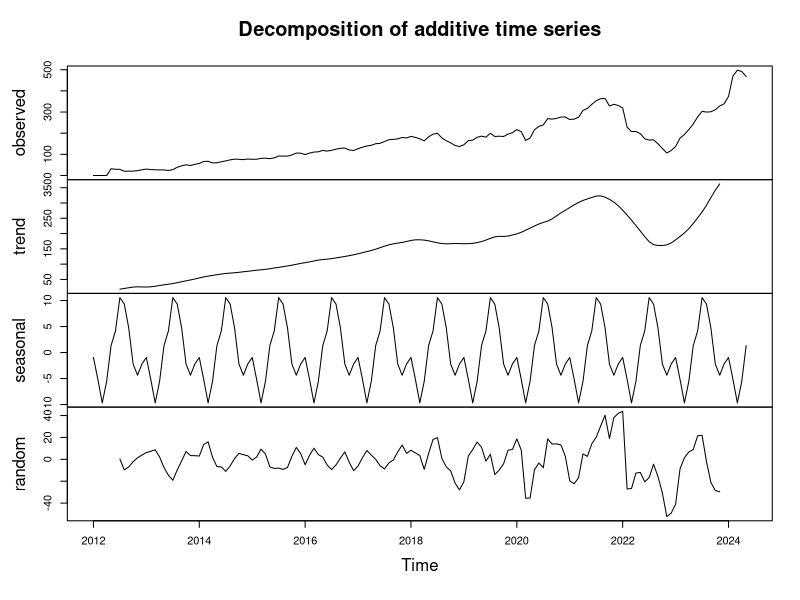
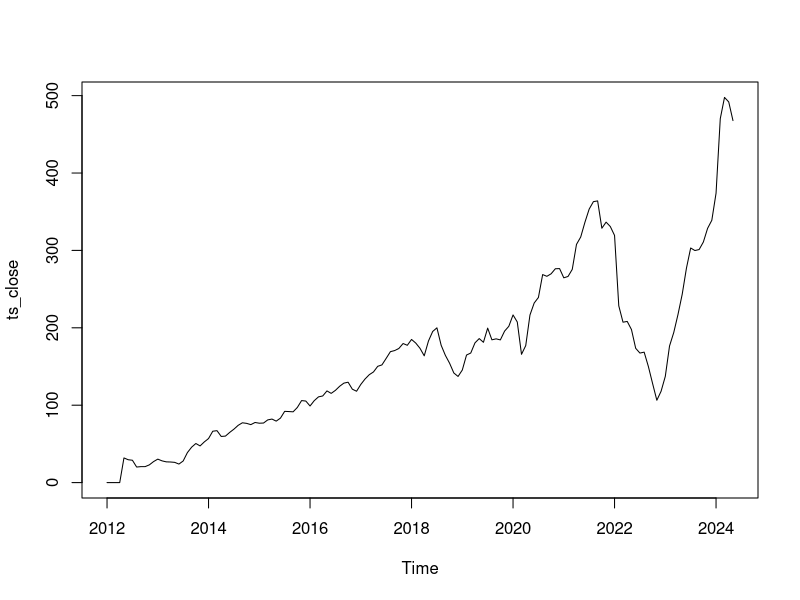
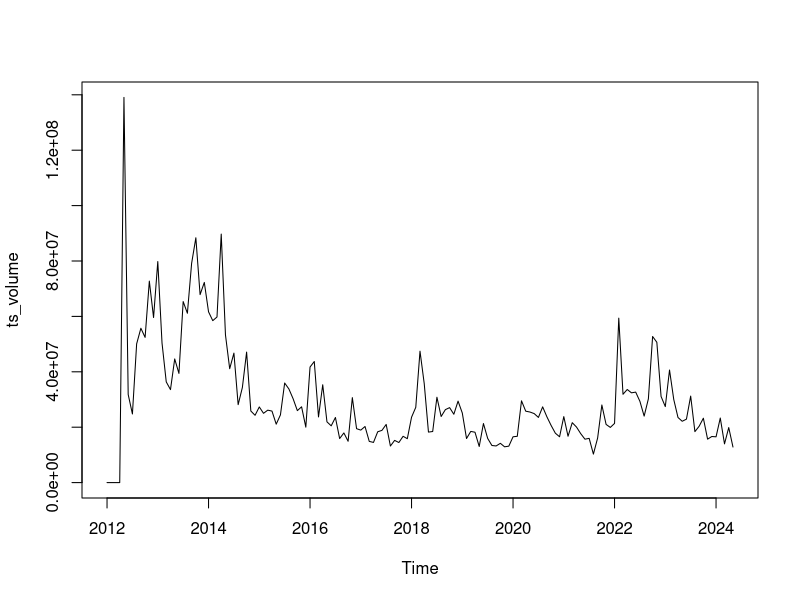
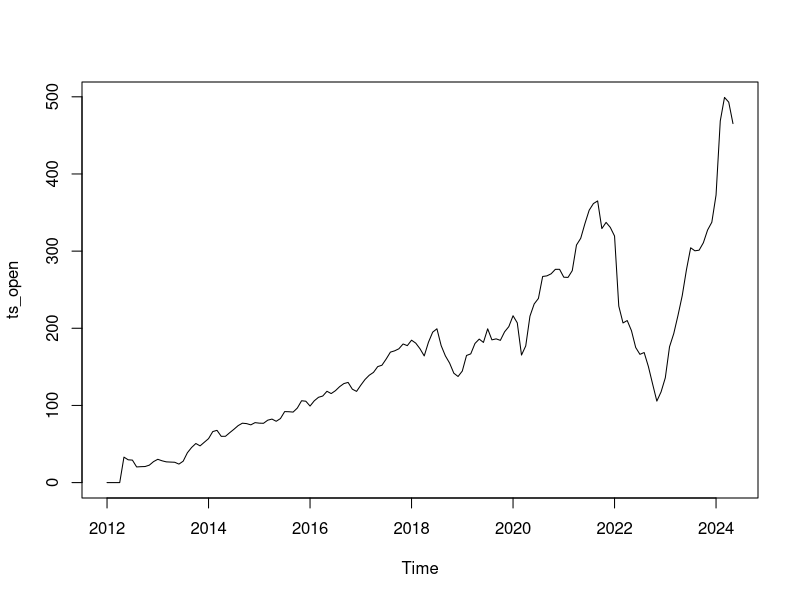
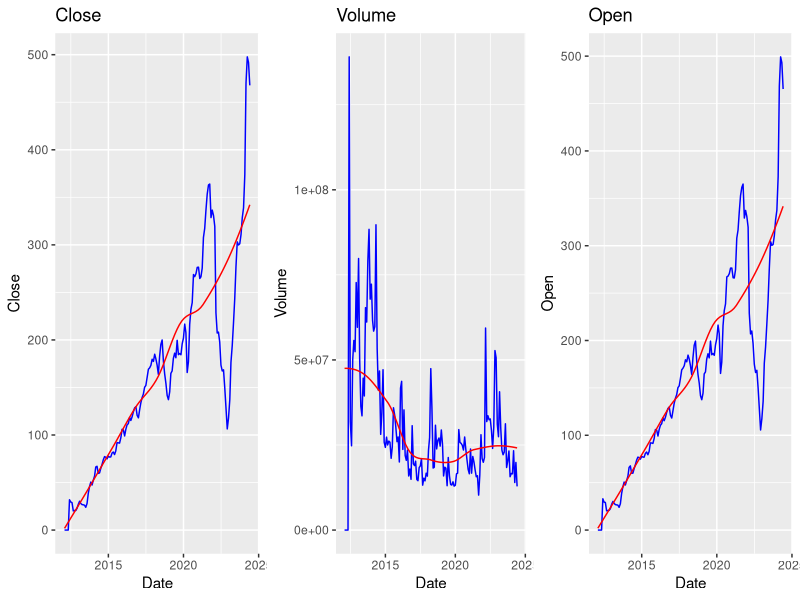
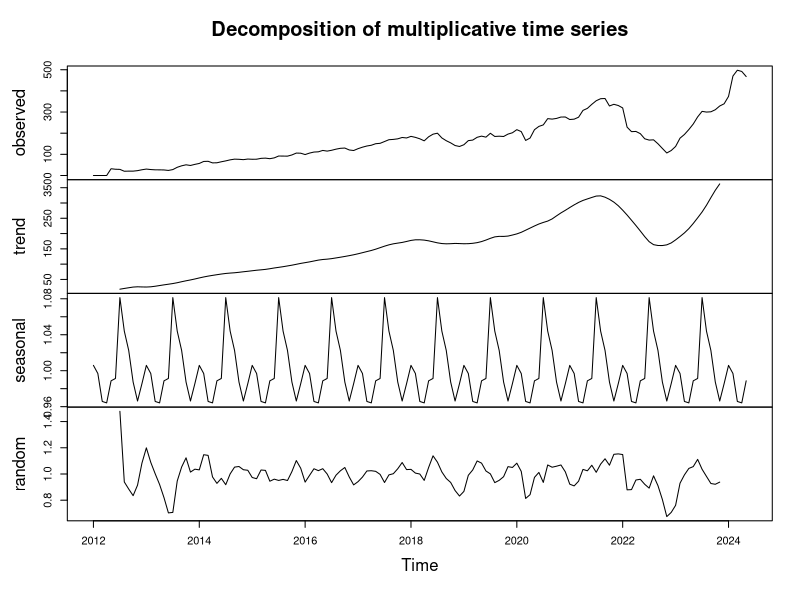
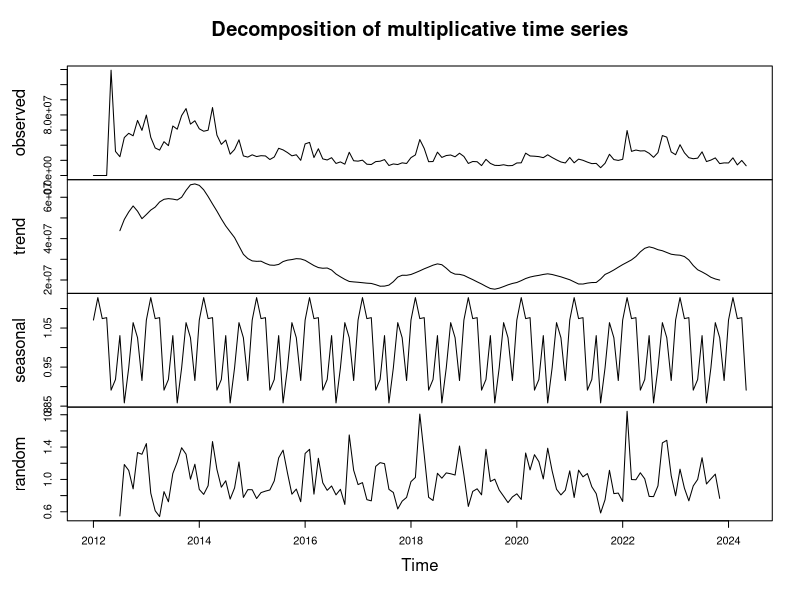
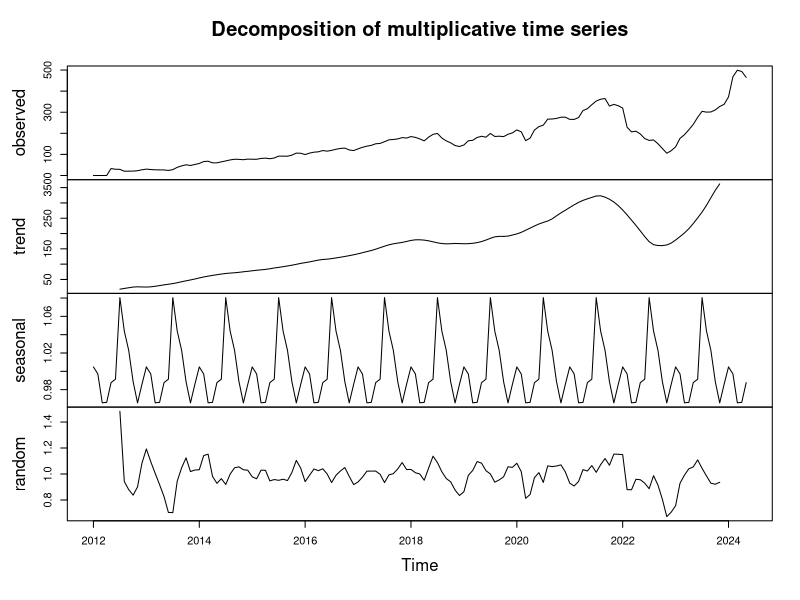

The R script that drew these images, in order:
library(tidyverse)
library(lubridate)
library(forecast)
library(gridExtra)
library(ggplot2)

#---------------------------------------------------------------------------
data <- read.csv("./monthly_averages.csv")

# Převod datumu na správný datový typ Date
data <- data %>%
  mutate(Date = as.Date(Date, format="%Y-%m-%d"))
data <- data %>%
  arrange(Date) # seřazení datumu

data

# Date - datum den
# Open - Cena otevření
# High - Nejvyšší cena dne
# Low - Nejnižší cena dne
# Close - Cena, kdy se trh uzavíral
# Adj. Close - Zpřesněná uzavírací cena
# Volume - Suma, za kolik se tradovalo v daný den

# Převedu data do objektu časové řady
ts_data <- ts(data, start = c(2012, 1), frequency = 12)  # roční pro všechny hodnoty Mety
ts_data

ts_data <- ts(data$Close, start = c(year(min(data$Date)), month(min(data$Date))), frequency = 12) # ročí - pro hodnotu Close
ts_data_quarterly <- aggregate(ts_data, nfrequency=4, FUN=mean) # kvartál - mean(ni -> ni+3)

# výstupy
ts_data
ts_data_quarterly

# dekompozice časové řady
decomposed <- decompose(ts_data)

# vizualizace
plot(decomposed)

#---------------------------------------------------------------------------
# Budeme porovnávat - náhled do dat
# 1. vytvoříme Time Series pro dané proměnné
ts_close <- ts(data$Close, start = c(year(min(data$Date)), month(min(data$Date))), frequency = 12) # ročí - pro hodnotu Close
ts_volume <- ts(data$Volume, start = c(year(min(data$Date)), month(min(data$Date))), frequency = 12) # ročí - pro hodnotu Volume
ts_open <- ts(data$Open, start = c(year(min(data$Date)), month(min(data$Date))), frequency = 12) # ročí - pro hodnotu Volume

plot(ts_close)
plot(ts_volume)
plot(ts_open)

# grafy jedotlivých proměnných s vyhlazením
p1 <- ggplot(data, aes(x = Date, y = Close)) +
  geom_line(color = "blue") +
  geom_smooth(method = "loess", color = "red", se = FALSE, size = 0.5) +
  ggtitle("Close")

p2 <- ggplot(data, aes(x = Date, y = Volume)) +
  geom_line(color = "blue") +
  geom_smooth(method = "loess", color = "red", se = FALSE, size = 0.5) +
  ggtitle("Volume")

p3 <- ggplot(data, aes(x = Date, y = Open)) +
  geom_line(color = "blue") +
  geom_smooth(method = "loess", color = "red", se = FALSE, size = 0.5) +
  ggtitle("Open")

# zobrazení
grid.arrange(p1, p2, p3, ncol = 3)

#---------------------------------------------------------------------------
# 2. Dekompozice
decomposed_close <- decompose(ts_close, type = "multiplicative")
decomposed_volume <- decompose(ts_volume, type = "multiplicative")
decomposed_open <- decompose(ts_open, type = "multiplicative")
# plotneme pro vizualizaci trendu, sezony....


# Vizualizace dekompozice
plot(decomposed_close)
plot(decomposed_volume)
plot(decomposed_open)

#---------------------------------------------------------------------------
# 3. Analýza

# Autokorelační funkce
residual_close <- decomposed_close$random
residual_close <- na.omit(residual_close)
acf(residual_close, main="ACF pro close")


residual_open <- decomposed_open$random
residual_open <- na.omit(residual_open)
acf(residual_open, main="ACF pro open")
# Open a close vykazují téměř stejné hodnoty autokorelace, téměř se nedostaneme 
# nad prahovou hodnotu



residual_volume <- decomposed_volume$random
residual_volume <- na.omit(residual_volume)
acf(residual_volume, main="ACF pro volume")
# U složky volume můžeme pozorovat významnou autokorelaci, která vyznačuje
# přítomnost krátkodobých závislostí.
# V dlouhodobém trendu se již nacházíme pod prahovou hodnotou 

#---------------------------------------------------------------------------
# Jednoduché exponenciální vyrovnání
ses_close <- ses(data$Close, h = 12)
ses_open <- ses(data$Open, h = 12)
ses_volume <- ses(data$Volume, h = 12)

# Nahrání výsledků k půlvodnímu datasetu
data <- data %>%
  mutate(SES_Close = fitted(ses_close),
         SES_Open = fitted(ses_open),
         SES_Volume = fitted(ses_volume))

# Vizualizace
p4 <- ggplot(data, aes(x = Date)) +
  geom_line(aes(y = Close), color = "blue") +
  geom_line(aes(y = SES_Close), color = "purple", size = 1) +
  labs(title = "Close s vyhazením Simple Exponential Smoothing", x = "Date", y = "Close Price")

p5 <- ggplot(data, aes(x = Date)) +
  geom_line(aes(y = Volume), color = "blue") +
  geom_line(aes(y = SES_Volume), color = "purple", size = 1) +
  labs(title = "Volume s vyhlazením Simple Exponential Smoothing", x = "Date", y = "Volume")

p6 <- ggplot(data, aes(x = Date)) +
  geom_line(aes(y = Open), color = "blue") +
  geom_line(aes(y = SES_Open), color = "purple", size = 1) +
  labs(title = "Open Price s vyhlazením Simple Exponential Smoothing", x = "Date", y = "Open Price")

# Zobrazení grafů vedle sebe
grid.arrange(p4, p5, p6, ncol = 1)

#---------------------------------------------------------------------------
# Vytvoření modelu sezónnosti pomocí tslm

# Model sezónnosti pro Close
model_close <- tslm(ts_close ~ trend + season)
summary(model_close)

# Model sezónnosti pro Open
model_open <- tslm(ts_open ~ trend + season)
summary(model_open)

# Model sezónnosti pro Volume
model_volume <- tslm(ts_volume ~ trend + season)
summary(model_volume)

#---------------------------------------------------------------------------
# Předpověď pomocí modelu sezónnosti
fc_close <- forecast(model_close, h = 12)
fc_open <- forecast(model_open, h = 12)
fc_volume <- forecast(model_volume, h = 12)

#---------------------------------------------------------------------------
# Vizualizace výsledků modelu a předpovědi
p7 <- autoplot(fc_close) +
  labs(title = "Předpověď pro Close Price", x = "Date", y = "Close Price")

p8 <- autoplot(fc_open) +
  labs(title = "Předpověď pro Open Price", x = "Date", y = "Open Price")

p9 <- autoplot(fc_volume) +
  labs(title = "Předpověď pro Volume", x = "Date", y = "Volume")

# Zobrazení grafů vedle sebe
grid.arrange(p7, p8, p9, ncol = 1)

#---------------------------------------------------------------------------
